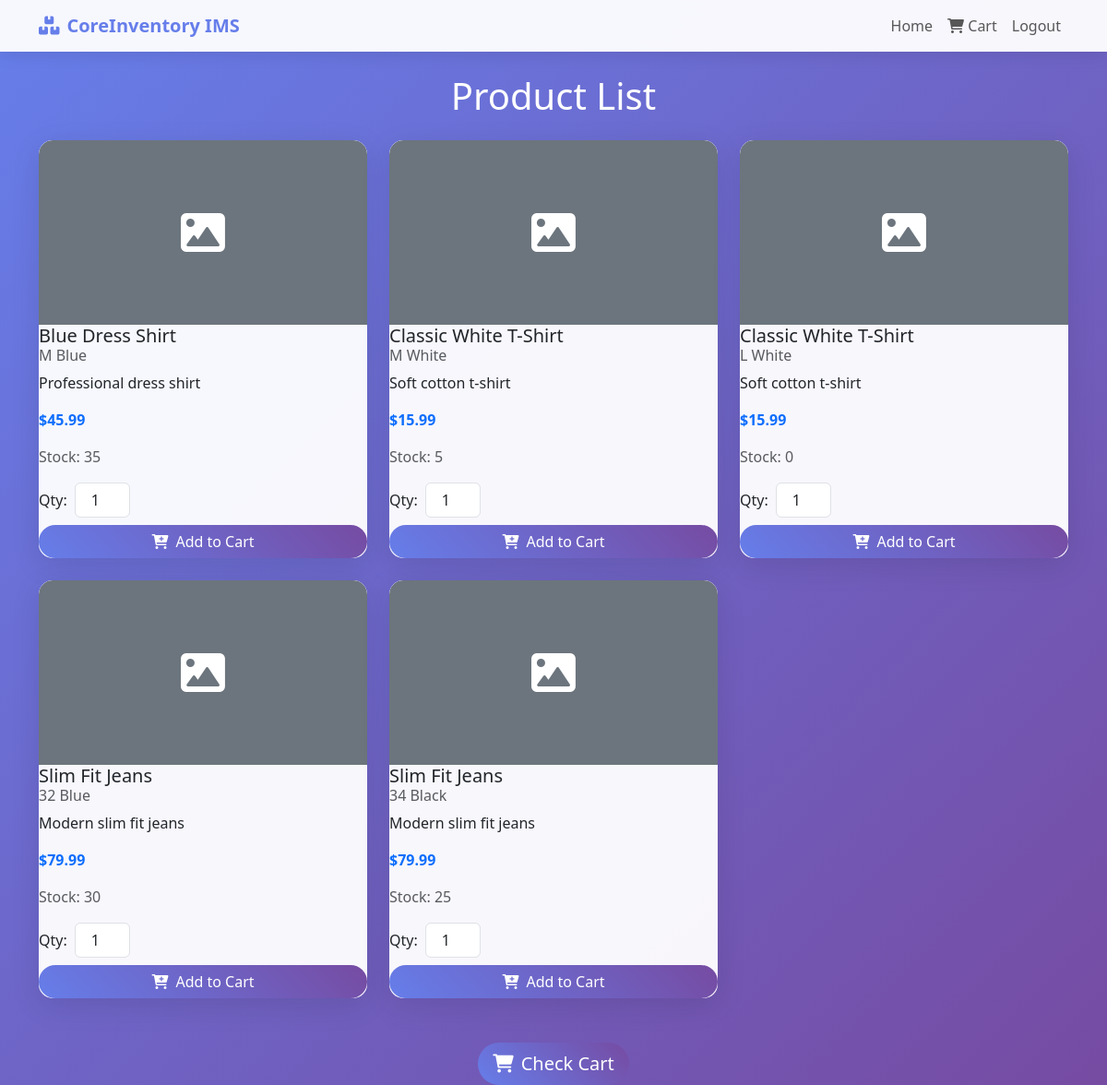
Before: /online_orders/product-list/ (signed in) with the older database file.
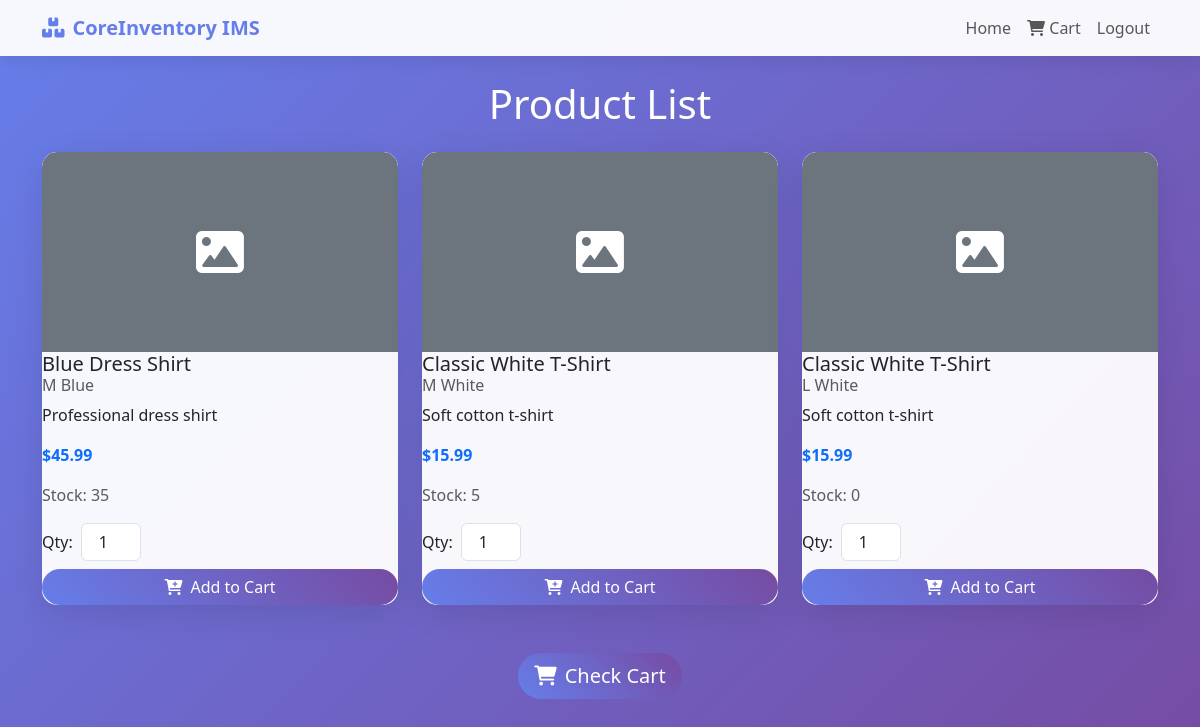
After: the same page with the newer database file.
### products/models.py (models this page shows, shortened)
class ProductVariant(models.Model):
    product = models.ForeignKey(Product, on_delete=models.CASCADE, related_name='variants')
    size = models.CharField(max_length=20, blank=True)
    color = models.CharField(max_length=50, blank=True)
    stock_quantity = models.PositiveIntegerField(default=0)  # Keep for backward compatibility, but use warehouse stocks
    @property
    def total_stock(self):
        from warehouses.models import WarehouseStock
        return sum(stock.quantity for stock in self.warehouse_stocks.all())

class Product(models.Model):
    name = models.CharField(max_length=200)
    description = models.TextField(blank=True)
    category = models.ForeignKey(Category, on_delete=models.SET_NULL, null=True, blank=True, related_name='products')
    sku = models.CharField(max_length=100, unique=True)
    barcode = models.CharField(max_length=100, blank=True)
    unit_price = models.DecimalField(max_digits=10, decimal_places=2)
    cost_price = models.DecimalField(max_digits=10, decimal_places=2)
    reorder_level = models.PositiveIntegerField(default=0)
    image = models.URLField(max_length=500, blank=True, null=True)
    is_active = models.BooleanField(default=True)
    created_at = models.DateTimeField(auto_now_add=True)
    updated_at = models.DateTimeField(auto_now=True)
    class Meta:
        ordering = ['name']

### warehouses/models.py (models this page shows, shortened)
class WarehouseStock(models.Model):
    warehouse = models.ForeignKey(Warehouse, on_delete=models.CASCADE, related_name='stocks')
    product_variant = models.ForeignKey('products.ProductVariant', on_delete=models.CASCADE, related_name='warehouse_stocks')
    quantity = models.PositiveIntegerField(default=0)
    class Meta:
        unique_together = ('warehouse', 'product_variant')

### online_orders/views.py (the view)
# urls.py: path('product-list/', views.product_list, name='product_list'),
@login_required
def product_list(request):
    category_names = ['T-Shirts', 'Shirts', 'Jeans']
    categories = Category.objects.filter(name__in=category_names, is_active=True)
    products = Product.objects.filter(category__in=categories, is_active=True).prefetch_related('variants')
    cart, created = Cart.objects.get_or_create(user=request.user)
    cart_items = cart.items.all()
    cart_item_dict = {item.product_variant.id: item.quantity for item in cart_items}
    context = {
        'products': products,
        'cart_item_dict': cart_item_dict,
    }
    return render(request, 'online_orders/product_list.html', context)

### templates/online_orders/product_list.html (shortened to what this page needs)
<!DOCTYPE html>
<html lang="en">
<head>
    <link href="https://cdn.jsdelivr.net/npm/bootstrap@5.3.0/dist/css/bootstrap.min.css" rel="stylesheet">
    <link href="https://cdnjs.cloudflare.com/ajax/libs/font-awesome/6.0.0/css/all.min.css" rel="stylesheet">
</head>
<body>
    <nav class="navbar navbar-expand-lg navbar-light">
        <div class="container">
            <a class="navbar-brand" href="{% url 'home' %}">
                <i class="fas fa-boxes me-2"></i>CoreInventory IMS
            </a>
            <div class="navbar-nav ms-auto">
                <a class="nav-link" href="{% url 'home' %}">Home</a>
                <a class="nav-link" href="{% url 'online_orders:cart' %}">
                    <i class="fas fa-shopping-cart position-relative">
                    </i> Cart
                </a>
                <a class="nav-link" href="{% url 'logout' %}">Logout</a>
            </div>
        </div>
    </nav>
    <div class="container mt-4">
        <div class="row">
            <div class="col-12">
                <h1 class="text-white text-center mb-4">Product List</h1>
            </div>
        </div>
        <div class="row">
            {% for product in products %}
                {% for variant in product.variants.all %}
                <div class="col-lg-4 col-md-6 mb-4">
                    <div class="product-card">
                        {% if product.image %}
                        <img src="{{ product.image }}" alt="{{ product.name }}" class="product-image w-100">
                        {% else %}
                        <div class="product-image bg-secondary d-flex align-items-center justify-content-center">
                            <i class="fas fa-image fa-3x text-white"></i>
                        </div>
                        {% endif %}
                        <div class="card-body">
                            <h5 class="card-title">{{ product.name }}</h5>
                            {% if variant.size or variant.color %}
                            <h6 class="card-subtitle mb-2 text-muted">{{ variant.size }} {{ variant.color }}</h6>
                            {% endif %}
                            <p class="card-text">{{ product.description|truncatechars:100 }}</p>
                            <p class="text-primary fw-bold">${{ product.unit_price }}</p>
                            <p class="text-muted">Stock: {{ variant.total_stock }}</p>
                            <form method="post" action="{% url 'online_orders:add_to_cart' variant.id %}">
                                <div class="d-flex align-items-center mb-2">
                                    <label class="me-2">Qty:</label>
                                    <input type="number" name="quantity" value="1" min="1" max="{{ variant.total_stock }}" class="form-control quantity-input">
                                </div>
                                <button type="submit" class="btn btn-custom w-100">
                                    <i class="fas fa-cart-plus me-2"></i>Add to Cart
                                </button>
                            </form>
                        </div>
                    </div>
                </div>
                {% endfor %}
            {% empty %}
            <div class="col-12">
                <div class="text-center text-white">
                    <h3>No products available</h3>
                </div>
            </div>
            {% endfor %}
        </div>
        <div class="row mt-4">
            <div class="col-12 text-center">
                <a href="{% url 'online_orders:cart' %}" class="btn btn-custom btn-lg">
                    <i class="fas fa-shopping-cart me-2"></i>Check Cart
                </a>
            </div>
        </div>
    </div>
</body>
</html>

Changed rows visible on the page:
no longer on this page (row edited): Product: name "Slim Fit Jeans", description "Modern slim fit jeans", unit_price "79.99"
no longer on this page (row unchanged): ProductVariant: size "32", color "Blue", total_stock "30"
no longer on this page (row unchanged): ProductVariant: size "34", color "Black", total_stock "25"
